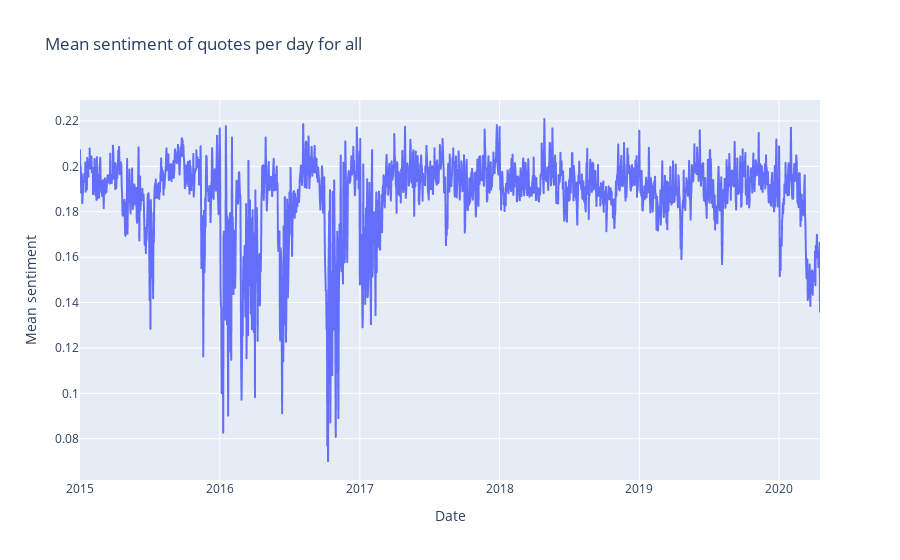
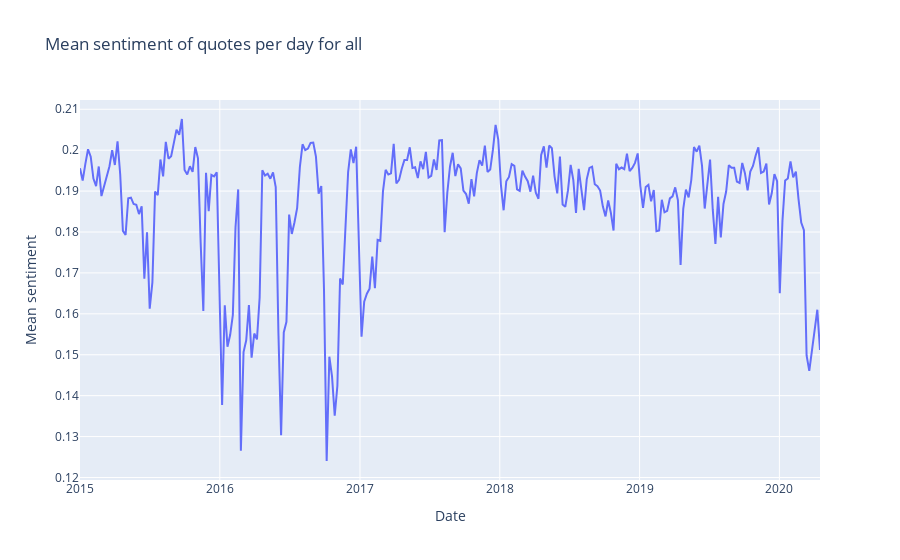
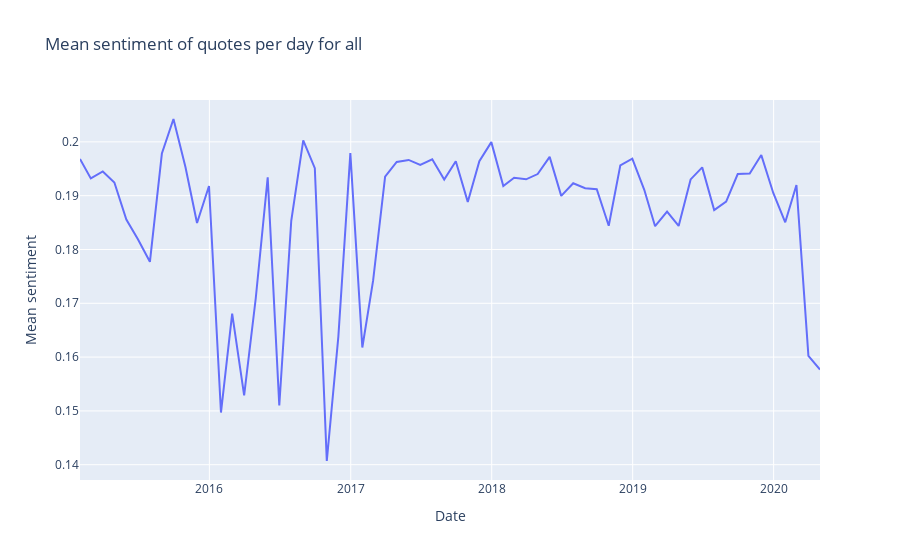
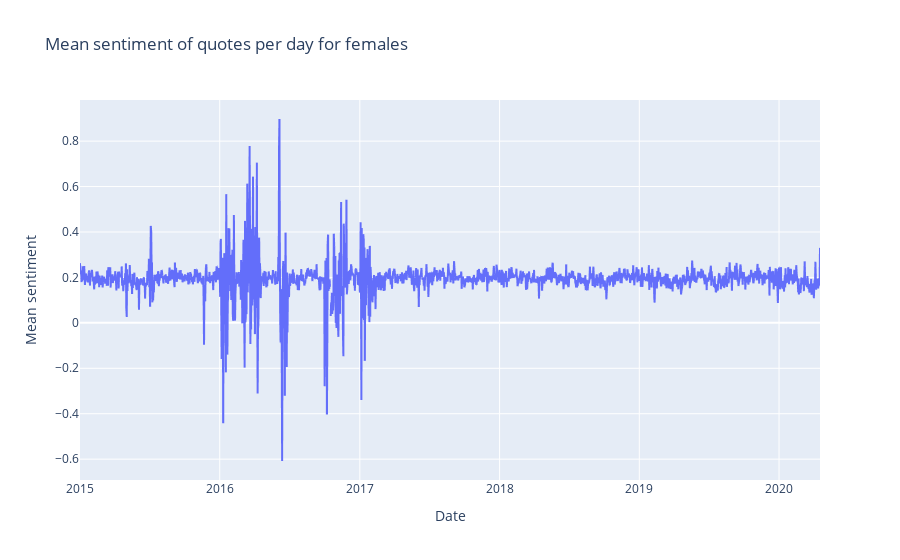

The code cell stored with these charts, in order, in its notebook:
### Code cell
# creating line diagram for average compound score over different timeperiods for the different demographics
i = 0
timeperiod_names = ['date', 'week', 'month']

for frame in frames:
    frame.index = pd.to_datetime(frame.index)

    # Using date, week and month 
    timeperiods = [frame, frame.resample('7D').mean(), frame.resample('M').mean()]
    j = 0
    for timeperiod in timeperiods:
        title = "Mean sentiment of quotes per day for %s" % frame_names[i]
        fig = px.line(timeperiod.compound, title=title, labels={
                    'value': 'Mean sentiment',
                    'variable': 'Type',
                    'Datetime': 'Date'
                    })
        fig.update_layout(showlegend=False)
        fig.data[0].name = 'Sentiment'

        fig.write_html(data_path + 'analyzed/images/line_compound_%s_%s.html' % (frame_names[i], timeperiod_names[j]), full_html=False,
                        include_plotlyjs='cdn')
        j+=1
                       
        fig.show()
    i+=1

### Figure 1 — Plotly figure (JSON) as saved in the notebook; plotly's stock layout.template omitted (floating-point values rounded to 4 significant figures; data arrays with more than 128 entries replaced by an {"elided": "..."} marker saying what was removed)
{"data": [{"hovertemplate": "Type=compound<br>Date=%{x}<br>Mean sentiment=%{y}<extra></extra>", "legendgroup": "compound", "line": {"color": "#636efa", "dash": "solid"}, "marker": {"symbol": "circle"}, "mode": "lines", "name": "Sentiment", "showlegend": true, "type": "scattergl", "x": {"elided": "1934 str values"}, "xaxis": "x", "y": {"elided": "1934 float values"}, "yaxis": "y"}], "layout": {"legend": {"title": {"text": "Type"}, "tracegroupgap": 0}, "showlegend": false, "title": {"text": "Mean sentiment of quotes per day for all"}, "xaxis": {"anchor": "y", "domain": [0, 1], "title": {"text": "Date"}}, "yaxis": {"anchor": "x", "domain": [0, 1], "title": {"text": "Mean sentiment"}}}}

### Figure 2 — Plotly figure (JSON) as saved in the notebook; plotly's stock layout.template omitted (floating-point values rounded to 4 significant figures; data arrays with more than 128 entries replaced by an {"elided": "..."} marker saying what was removed)
{"data": [{"hovertemplate": "Type=compound<br>Date=%{x}<br>Mean sentiment=%{y}<extra></extra>", "legendgroup": "compound", "line": {"color": "#636efa", "dash": "solid"}, "marker": {"symbol": "circle"}, "mode": "lines", "name": "Sentiment", "orientation": "v", "showlegend": true, "type": "scatter", "x": {"elided": "277 str values"}, "xaxis": "x", "y": {"elided": "277 float values"}, "yaxis": "y"}], "layout": {"legend": {"title": {"text": "Type"}, "tracegroupgap": 0}, "showlegend": false, "title": {"text": "Mean sentiment of quotes per day for all"}, "xaxis": {"anchor": "y", "domain": [0, 1], "title": {"text": "Date"}}, "yaxis": {"anchor": "x", "domain": [0, 1], "title": {"text": "Mean sentiment"}}}}

### Figure 3 — Plotly figure (JSON) as saved in the notebook; plotly's stock layout.template omitted (floating-point values rounded to 4 significant figures)
{"data": [{"hovertemplate": "Type=compound<br>Date=%{x}<br>Mean sentiment=%{y}<extra></extra>", "legendgroup": "compound", "line": {"color": "#636efa", "dash": "solid"}, "marker": {"symbol": "circle"}, "mode": "lines", "name": "Sentiment", "orientation": "v", "showlegend": true, "type": "scatter", "x": ["2015-01-31T00:00:00", "2015-02-28T00:00:00", "2015-03-31T00:00:00", "2015-04-30T00:00:00", "2015-05-31T00:00:00", "2015-06-30T00:00:00", "2015-07-31T00:00:00", "2015-08-31T00:00:00", "2015-09-30T00:00:00", "2015-10-31T00:00:00", "2015-11-30T00:00:00", "2015-12-31T00:00:00", "2016-01-31T00:00:00", "2016-02-29T00:00:00", "2016-03-31T00:00:00", "2016-04-30T00:00:00", "2016-05-31T00:00:00", "2016-06-30T00:00:00", "2016-07-31T00:00:00", "2016-08-31T00:00:00", "2016-09-30T00:00:00", "2016-10-31T00:00:00", "2016-11-30T00:00:00", "2016-12-31T00:00:00", "2017-01-31T00:00:00", "2017-02-28T00:00:00", "2017-03-31T00:00:00", "2017-04-30T00:00:00", "2017-05-31T00:00:00", "2017-06-30T00:00:00", "2017-07-31T00:00:00", "2017-08-31T00:00:00", "2017-09-30T00:00:00", "2017-10-31T00:00:00", "2017-11-30T00:00:00", "2017-12-31T00:00:00", "2018-01-31T00:00:00", "2018-02-28T00:00:00", "2018-03-31T00:00:00", "2018-04-30T00:00:00", "2018-05-31T00:00:00", "2018-06-30T00:00:00", "2018-07-31T00:00:00", "2018-08-31T00:00:00", "2018-09-30T00:00:00", "2018-10-31T00:00:00", "2018-11-30T00:00:00", "2018-12-31T00:00:00", "2019-01-31T00:00:00", "2019-02-28T00:00:00", "2019-03-31T00:00:00", "2019-04-30T00:00:00", "2019-05-31T00:00:00", "2019-06-30T00:00:00", "2019-07-31T00:00:00", "2019-08-31T00:00:00", "2019-09-30T00:00:00", "2019-10-31T00:00:00", "2019-11-30T00:00:00", "2019-12-31T00:00:00", "2020-01-31T00:00:00", "2020-02-29T00:00:00", "2020-03-31T00:00:00", "2020-04-30T00:00:00"], "xaxis": "x", "y": [0.1968, 0.1932, 0.1945, 0.1925, 0.1856, 0.1819, 0.1777, 0.1978, 0.2043, 0.1953, 0.1849, 0.1918, 0.1497, 0.1681, 0.1529, 0.1709, 0.1934, 0.151, 0.1853, 0.2003, 0.1951, 0.1407, 0.1639, 0.1979, 0.1618, 0.1743, 0.1935, 0.1963, 0.1966, 0.1957, 0.1968, 0.193, 0.1964, 0.1888, 0.1964, 0.2, 0.1918, 0.1933, 0.193, 0.194, 0.1972, 0.19, 0.1923, 0.1914, 0.1912, 0.1844, 0.1956, 0.1969, 0.1911, 0.1843, 0.187, 0.1844, 0.193, 0.1953, 0.1873, 0.1889, 0.194, 0.1941, 0.1975, 0.1905, 0.1851, 0.192, 0.1602, 0.1577], "yaxis": "y"}], "layout": {"legend": {"title": {"text": "Type"}, "tracegroupgap": 0}, "showlegend": false, "title": {"text": "Mean sentiment of quotes per day for all"}, "xaxis": {"anchor": "y", "domain": [0, 1], "title": {"text": "Date"}}, "yaxis": {"anchor": "x", "domain": [0, 1], "title": {"text": "Mean sentiment"}}}}

### Figure 4 — Plotly figure (JSON) as saved in the notebook; plotly's stock layout.template omitted (floating-point values rounded to 4 significant figures; data arrays with more than 128 entries replaced by an {"elided": "..."} marker saying what was removed)
{"data": [{"hovertemplate": "Type=compound<br>Date=%{x}<br>Mean sentiment=%{y}<extra></extra>", "legendgroup": "compound", "line": {"color": "#636efa", "dash": "solid"}, "marker": {"symbol": "circle"}, "mode": "lines", "name": "Sentiment", "showlegend": true, "type": "scattergl", "x": {"elided": "1934 str values"}, "xaxis": "x", "y": {"elided": "1934 float values"}, "yaxis": "y"}], "layout": {"legend": {"title": {"text": "Type"}, "tracegroupgap": 0}, "showlegend": false, "title": {"text": "Mean sentiment of quotes per day for females"}, "xaxis": {"anchor": "y", "domain": [0, 1], "title": {"text": "Date"}}, "yaxis": {"anchor": "x", "domain": [0, 1], "title": {"text": "Mean sentiment"}}}}
